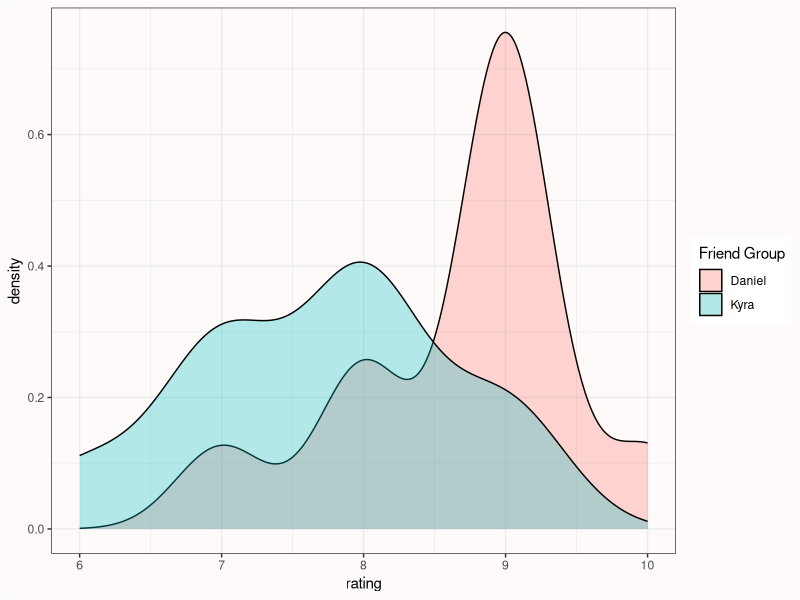
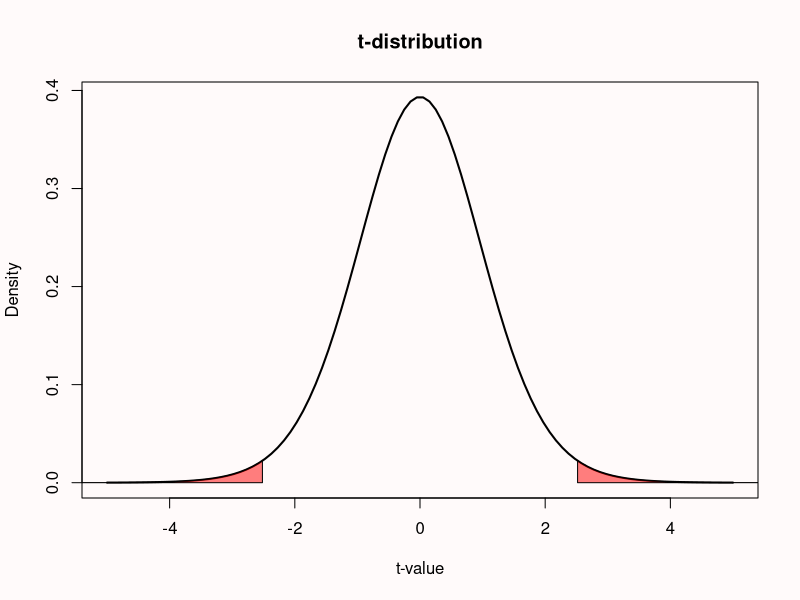
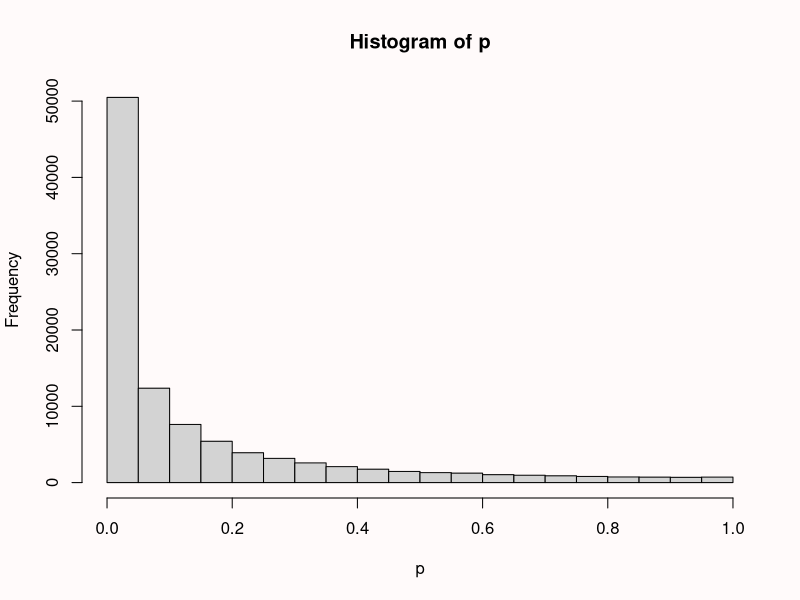

The R source for these figures, in order:
#!/usr/bin/env Rscript
require(ggplot2)
require(tidyr)
friends <- paste0("friend_", 1:10)
friends_daniel <- c(9, 7, 8, 9, 8, 9, 9, 10, 9, 9)
friends_kyra <- c(9, 6, 7, 8, 7, 9, 8, 8, 8, 7)
df <- data.frame(friends, friends_daniel, friends_kyra)
colnames(df) <- c("", "Daniel", "Kyra")
print(df)
df_long <- tidyr::gather(df, "Friend Group", rating, "Daniel":"Kyra", factor_key = TRUE)
print(df_long)

backgroundcolor <- "#fffafa"
# Plot the data
ggplot(df_long, aes(x = rating, fill = `Friend Group`)) +
  geom_density(alpha = .3) +
  theme_bw() +
  theme(plot.background = element_rect(fill = backgroundcolor))  +
  theme(panel.background = element_rect(fill = backgroundcolor))


t.test(df_long$rating ~ df_long$`Friend Group`, var.equal = TRUE)

par(bg = backgroundcolor)
x <- seq(-5, 5, length = 100)
plot(x, dt(x, df = 18), col = "black", type = "l", xlab = "t-value", ylab = "Density", main = "t-distribution", lwd = 2)
x <- seq(2.5175, 5, length = 100)
z <- (dt(x, df = 18))
polygon(c(2.5175, x, 8), c(0, z, 0), col = rgb(1, 0, 0, 0.5))
x <- seq(-5, -2.5175, length = 100)
z <- (dt(x, df = 18))
polygon(c(-8, x, -2.5175), c(0, z, 0), col = rgb(1, 0, 0, 0.5))

p <- numeric(100000) # store all simulated *p*-values
for (i in 1:100000) { # for each simulated experiment
  x <- rnorm(n = 71, mean = 100, sd = 15) # Simulate data
  y <- rnorm(n = 71, mean = 105, sd = 15) # Simulate data
  p[i] <- t.test(x, y)$p.value # store the *p*-value
}
power <- sum(p < 0.05) / 100000 # compute power
print(power)
hist(p, breaks = 20) # plot a histogram
